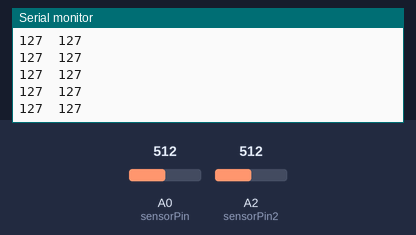
Bench run of a sketch on a simulated Arduino Uno, built with avr-gcc and run on an emulated ATmega328P. Shown: the last lines printed to the serial monitor. Inputs (shaded band) come from the test bench; at power-on: A0 (sensorPin) = 512, A2 (sensorPin2) = 512.

Above: at 1.2 s.
1.3 s: A0 (sensorPin) set to 716
At 1.34 s:
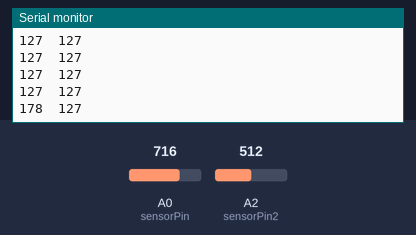
2.8 s: A2 (sensorPin2) set to 716
At 2.89 s:
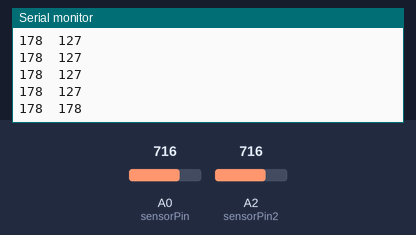
4.3 s: A0 (sensorPin) set to 900
At 4.33 s:
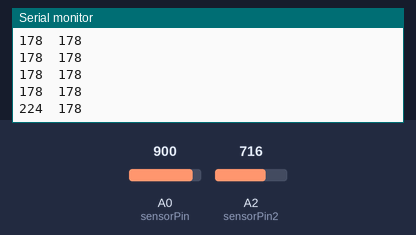
5.8 s: A2 (sensorPin2) set to 900
At 5.88 s:
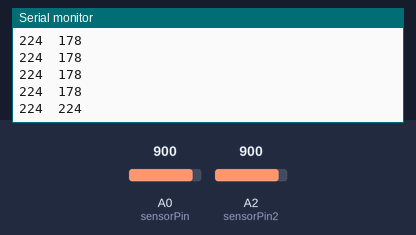
Timing chart, 0 to 8.3 s (numbered marks = the images above; inputs shaded):
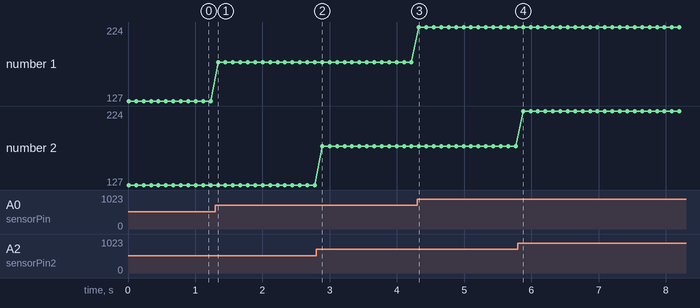

Measured:
- after the input at 1.3 s, the serial monitor: prints a new line at once (image 1)
- after the input at 2.8 s, the serial monitor: prints a new line after 0.09 s (image 2)
- after the input at 4.3 s, the serial monitor: prints a new line at once (image 3)
- after the input at 5.8 s, the serial monitor: prints a new line after 0.08 s (image 4)
- plotted number 1: 127 → 178 after the input at 1.3 s, 178 → 224 after the input at 4.3 s

The sketch:

pingpongLuzConfigura.ino
```cpp
int sensorPin = A0;    // select the input pin for the potentiometer
int sensorPin2=A2;
int sensorValue = 0;  // variable to store the value coming from the sensor
int sensorValue2=0;
int valor1=0;//variable to send to Processing
int valor2=0;
int inByte=0;
void setup() {

  Serial.begin(9600);
}

void loop() {
 // get incoming byte:
 inByte = Serial.read();
 // read first analog input, divide by 4 to make the range 0-255:
  // read the value from the sensor:
  sensorValue = analogRead(sensorPin);
  delay(10);
  sensorValue2 = analogRead(sensorPin2);
  valor1=map(sensorValue, 0,1023,0,255);
  valor2=map(sensorValue2, 0,1023,0,255);

 Serial.print(valor1);
Serial.print("\t");
Serial.println(valor2);


delay(100);
}

void establishContact() {
 while (Serial.available() <= 0) {
 Serial.print('A'); // send a capital A
 delay(300);
 }
}
```
